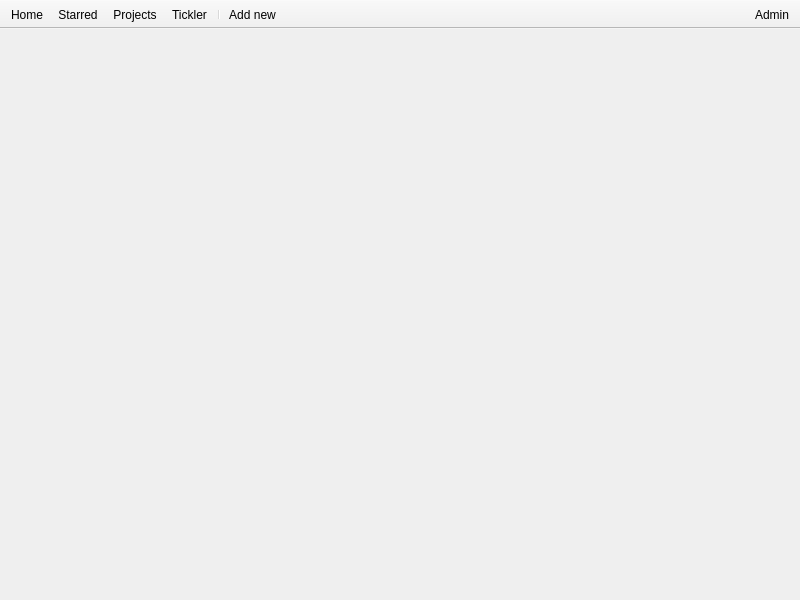
<?xml version="1.0" encoding="UTF-8"?>
<ui version="4.0">
 <class>MainWindow</class>
 <widget class="QMainWindow" name="MainWindow">
  <property name="geometry">
   <rect>
    <x>0</x>
    <y>0</y>
    <width>800</width>
    <height>600</height>
   </rect>
  </property>
  <property name="windowTitle">
   <string>Tracks queue</string>
  </property>
  <widget class="QWidget" name="centralwidget">
   <layout class="QHBoxLayout" name="horizontalLayout">
    <property name="spacing">
     <number>0</number>
    </property>
    <property name="margin">
     <number>0</number>
    </property>
    <item>
     <widget class="QStackedWidget" name="pages">
      <widget class="QWidget" name="page"/>
      <widget class="QWidget" name="page_2"/>
     </widget>
    </item>
   </layout>
  </widget>
  <widget class="QToolBar" name="lefttoolbar">
   <property name="windowTitle">
    <string>toolBar</string>
   </property>
   <property name="movable">
    <bool>false</bool>
   </property>
   <property name="toolButtonStyle">
    <enum>Qt::ToolButtonTextBesideIcon</enum>
   </property>
   <property name="floatable">
    <bool>false</bool>
   </property>
   <attribute name="toolBarArea">
    <enum>TopToolBarArea</enum>
   </attribute>
   <attribute name="toolBarBreak">
    <bool>false</bool>
   </attribute>
   <addaction name="actionHome"/>
   <addaction name="actionStarred"/>
   <addaction name="actionProjects"/>
   <addaction name="actionTickler"/>
   <addaction name="separator"/>
   <addaction name="actionAdd"/>
  </widget>
  <widget class="QToolBar" name="righttoolbar">
   <property name="windowTitle">
    <string>toolBar_2</string>
   </property>
   <property name="layoutDirection">
    <enum>Qt::RightToLeft</enum>
   </property>
   <property name="movable">
    <bool>false</bool>
   </property>
   <property name="floatable">
    <bool>false</bool>
   </property>
   <attribute name="toolBarArea">
    <enum>TopToolBarArea</enum>
   </attribute>
   <attribute name="toolBarBreak">
    <bool>false</bool>
   </attribute>
   <addaction name="actionAdmin"/>
  </widget>
  <action name="actionHome">
   <property name="checkable">
    <bool>false</bool>
   </property>
   <property name="text">
    <string>Home</string>
   </property>
   <property name="shortcut">
    <string>Alt+T</string>
   </property>
  </action>
  <action name="actionProjects">
   <property name="text">
    <string>Projects</string>
   </property>
   <property name="shortcut">
    <string>Alt+P</string>
   </property>
  </action>
  <action name="actionStarred">
   <property name="text">
    <string>Starred</string>
   </property>
   <property name="shortcut">
    <string>Alt+S</string>
   </property>
  </action>
  <action name="actionCalendar">
   <property name="text">
    <string>Calendar</string>
   </property>
   <property name="shortcut">
    <string>Alt+L</string>
   </property>
  </action>
  <action name="actionTickler">
   <property name="text">
    <string>Tickler</string>
   </property>
   <property name="shortcut">
    <string>Alt+K</string>
   </property>
  </action>
  <action name="actionAdmin">
   <property name="text">
    <string>Admin</string>
   </property>
   <property name="toolTip">
    <string>Admin</string>
   </property>
  </action>
  <action name="actionView">
   <property name="text">
    <string>View</string>
   </property>
   <property name="toolTip">
    <string>view</string>
   </property>
  </action>
  <action name="actionAdd">
   <property name="text">
    <string>Add new</string>
   </property>
   <property name="shortcut">
    <string>Alt+N</string>
   </property>
  </action>
  <action name="actionContexts">
   <property name="text">
    <string>Contexts</string>
   </property>
   <property name="toolTip">
    <string>Contexts</string>
   </property>
   <property name="shortcut">
    <string>Alt+C</string>
   </property>
  </action>
  <action name="actionDone">
   <property name="text">
    <string>Done</string>
   </property>
   <property name="toolTip">
    <string>Done</string>
   </property>
   <property name="shortcut">
    <string>Alt+D</string>
   </property>
  </action>
 </widget>
 <resources/>
 <connections/>
</ui>
